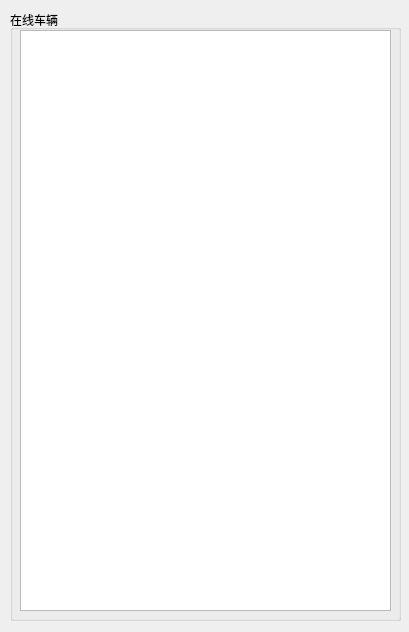
<?xml version="1.0" encoding="UTF-8"?>
<ui version="4.0">
 <class>UserSee</class>
 <widget class="QWidget" name="UserSee">
  <property name="geometry">
   <rect>
    <x>0</x>
    <y>0</y>
    <width>409</width>
    <height>632</height>
   </rect>
  </property>
  <property name="windowTitle">
   <string>Form</string>
  </property>
  <widget class="QGroupBox" name="groupBox">
   <property name="geometry">
    <rect>
     <x>10</x>
     <y>10</y>
     <width>391</width>
     <height>611</height>
    </rect>
   </property>
   <property name="title">
    <string>在线车辆</string>
   </property>
   <widget class="QTextEdit" name="UseNameEdit">
    <property name="geometry">
     <rect>
      <x>10</x>
      <y>20</y>
      <width>371</width>
      <height>581</height>
     </rect>
    </property>
    <property name="readOnly">
     <bool>true</bool>
    </property>
   </widget>
  </widget>
 </widget>
 <resources/>
 <connections/>
</ui>
